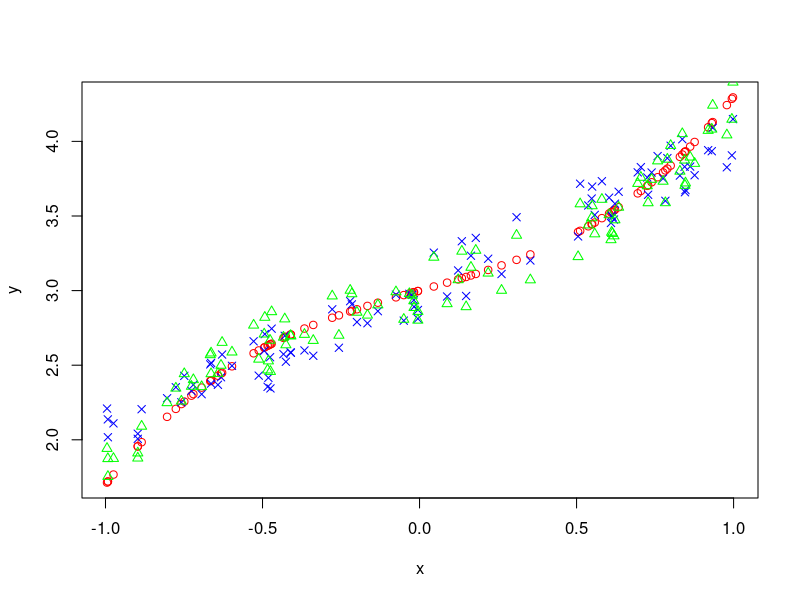

Here is the R script that generated this plot:
#create some test data
x <- runif(100,-1,1)

slope <- 0.6
intercept <- 3
cube_term <- 0.7

y <- intercept + slope*x + cube_term *(x^3)
plot(x,y,type='p',col='red')

#create some noise
noise <- runif(100,-0.2,0.2)

yn <- y + noise

#try a linear fit
lm.fit <- lm(yn~x)
#also the cubic fit
lm.fit3 <- lm(yn~x+I(x^3))

r1 <- summary(lm.fit)
r3 <- summary(lm.fit3)

y1_train <- r1$coefficients[1] + r1$coefficients[2]*x + noise
y3_train <- r3$coefficients[1] + r3$coefficients[2]*x + r3$coefficients[3]*(x^3) + noise

#with the training data the cubic RSS is lower
rss_train1 <- sum((yn-y1_train)^2)
rss_train3 <- sum((yn-y3_train)^2)

lines(x,y1_train,type='p',pch=4,col='blue')
lines(x,y3_train,type='p',pch=2,col='green')

#create some test data
xt <- runif(100,-1,1)
yt <- intercept + slope*xt + cube_term *(xt^3) + noise
#mow use the predicted coeffs on the test data
y1_test <- r1$coefficients[1] + r1$coefficients[2]*xt + noise
y3_test <- r3$coefficients[1] + r3$coefficients[2]*xt + r3$coefficients[3]*(xt^3) + noise

#now check the RSS
rss_test1 <- sum((yt-y1_test)^2)
rss_test3 <- sum((yt-y3_test)^2)







